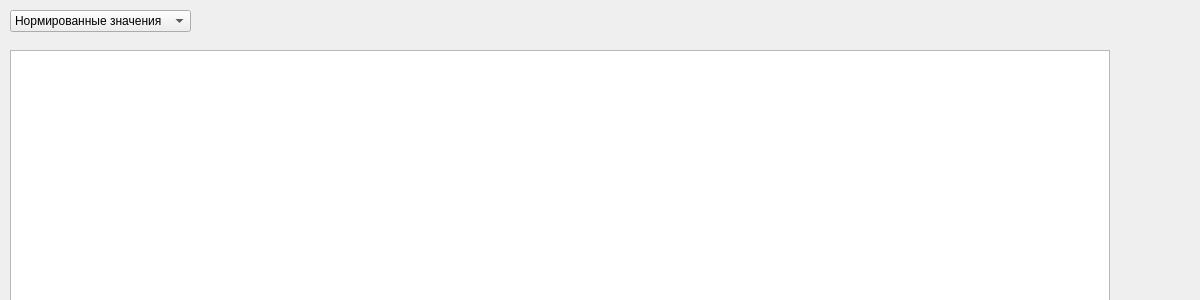
<?xml version="1.0" encoding="UTF-8"?>
<ui version="4.0">
 <class>Dialog</class>
 <widget class="QDialog" name="Dialog">
  <property name="geometry">
   <rect>
    <x>0</x>
    <y>0</y>
    <width>1200</width>
    <height>300</height>
   </rect>
  </property>
  <property name="windowTitle">
   <string>Dialog</string>
  </property>
  <widget class="QComboBox" name="comboBoxMatrix">
   <property name="geometry">
    <rect>
     <x>10</x>
     <y>10</y>
     <width>181</width>
     <height>22</height>
    </rect>
   </property>
   <item>
    <property name="text">
     <string>Нормированные значения</string>
    </property>
   </item>
   <item>
    <property name="text">
     <string>Натуральные значения</string>
    </property>
   </item>
  </widget>
  <widget class="QTableWidget" name="tableWidget">
   <property name="geometry">
    <rect>
     <x>10</x>
     <y>50</y>
     <width>1100</width>
     <height>261</height>
    </rect>
   </property>
   <property name="columnCount">
    <number>0</number>
   </property>
  </widget>
 </widget>
 <resources/>
 <connections/>
</ui>
